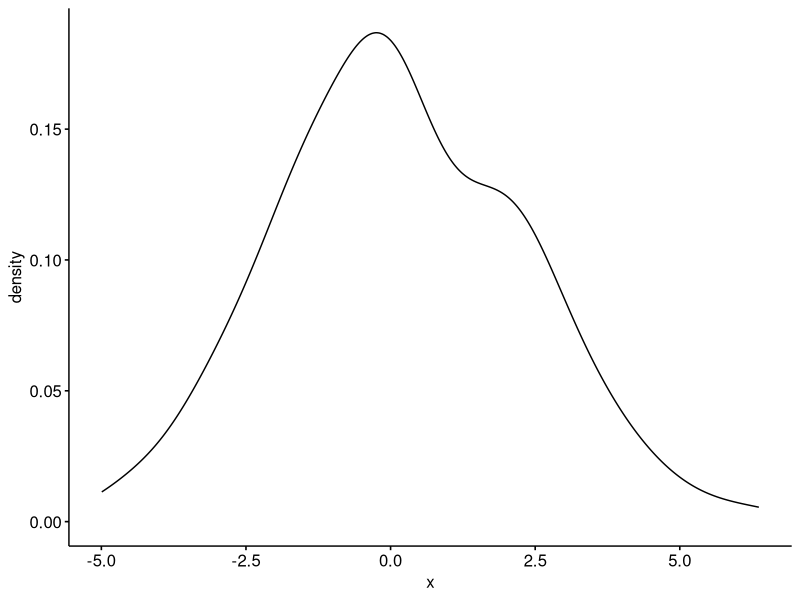
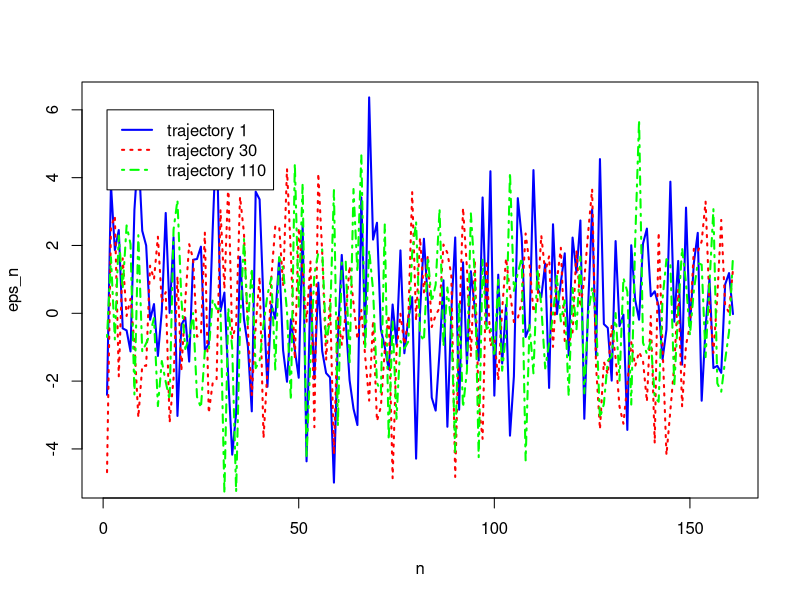
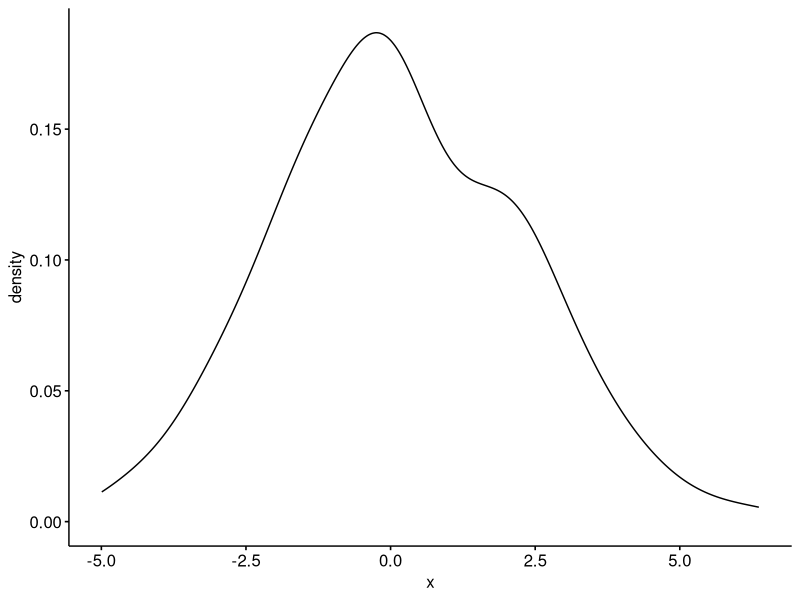
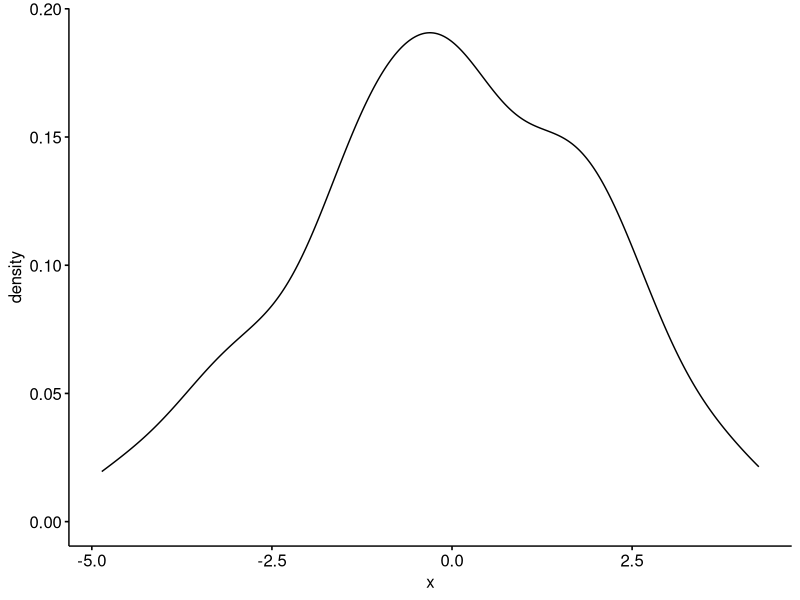
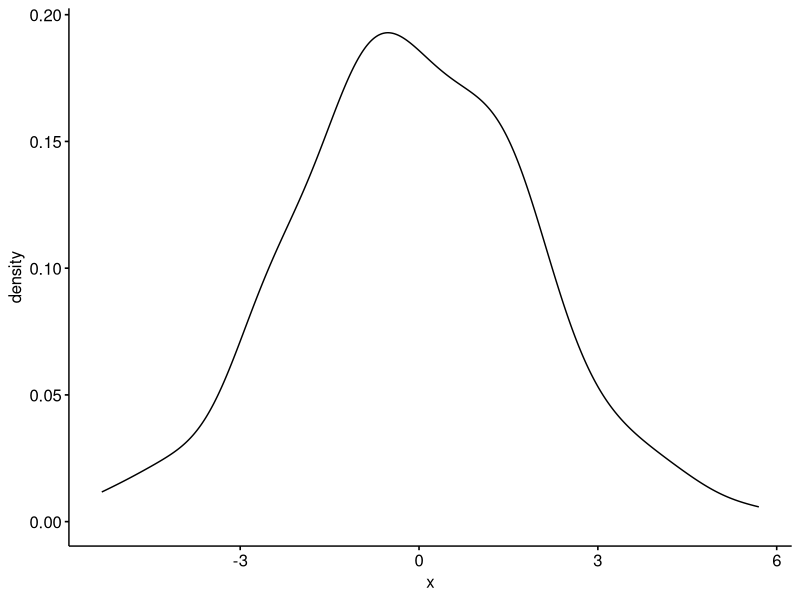
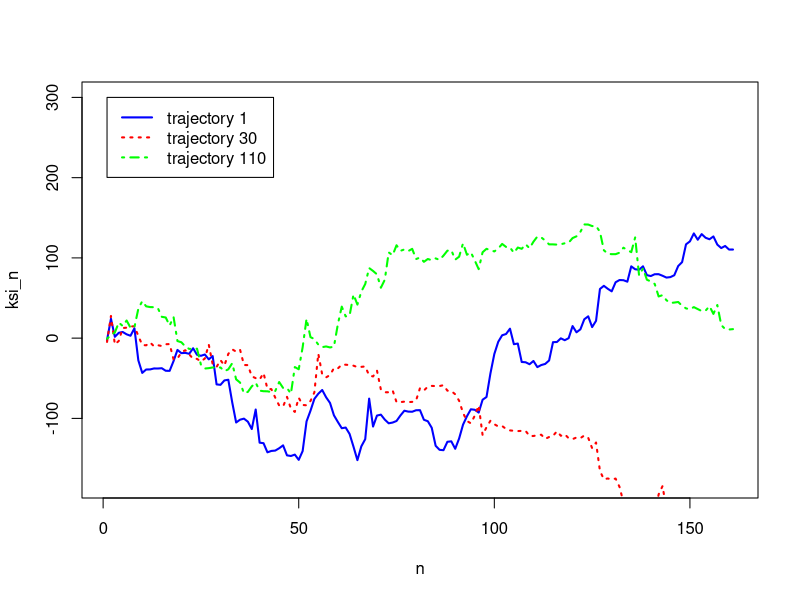
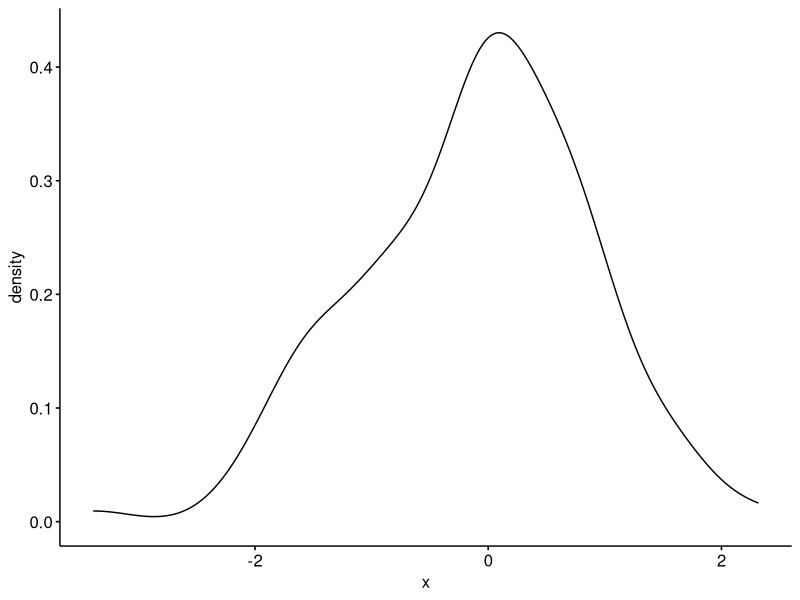
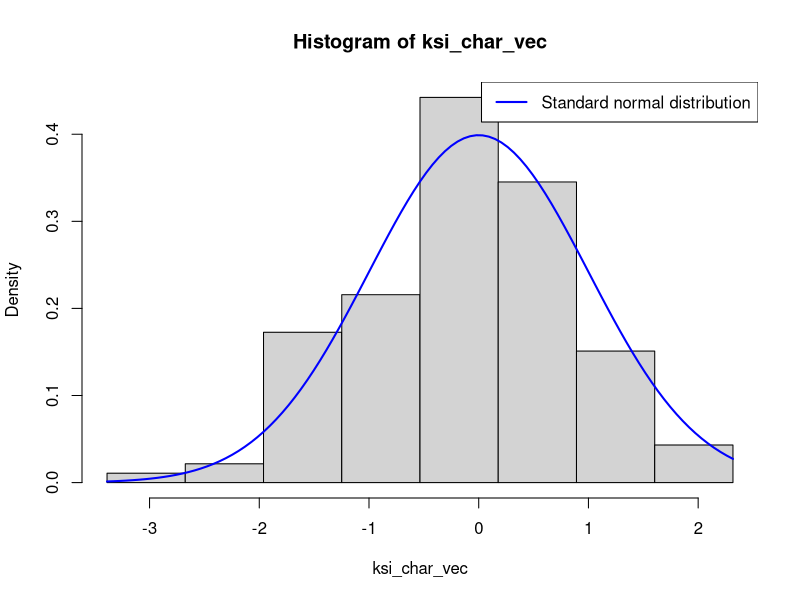

Write the R code that produced these figures, in order.
addTaskCallback(function(...) {set.seed(2008);TRUE})
N = 160
M = 130
sigma = 2
alpha = -2.5
beta = 1.5

eps_vec = t(replicate(M,sapply(c(1:(N+1)), function(y) rnorm(1, 0, sigma))))
eps_vec[1,]
shapiro.test(eps_vec[1,])
#install.packages("ggpubr")
library("ggpubr")
ggdensity(eps_vec[1,])
#hist(eps_vec[1,], col='steelblue')

plot(eps_vec[1,], type = "l", col = "blue", xlab = "n",
     ylab = "eps_n", lwd = 2)
lines(eps_vec[30,], col='red', lty = 3, lwd = 2)
lines(eps_vec[110,], col='green', lty = 4, lwd = 2)
legend(1, 6, legend=c("trajectory 1", "trajectory 30", "trajectory 110"),
       col=c("blue","red","green"), lty=c(1,3,4), lwd = 2)

eps_vec[30,]
eps_vec[110,]
ggdensity(eps_vec[1,])
ggdensity(eps_vec[30,])
ggdensity(eps_vec[110,])


ksi_vec = array(c(rep(0, M),rep(0, M)),dim=c(M,N+1))
for (k in 1:M) {
  ksi_vec[k,1] = eps_vec[k,1]
  ksi_vec[k,2] = eps_vec[k,1] + eps_vec[k,2] * (1 + alpha * (eps_vec[k,1]))
  for (n in 2:N) {
    sum1 = 0
    for (j in 2:n) {
      sum1 = sum1 + eps_vec[k,j+1] * (1 + alpha * eps_vec[k,j] + beta * eps_vec[k,j-1])
    }
    ksi_vec[k,n+1] = eps_vec[k,1] + eps_vec[k,2] * (1 + alpha * (eps_vec[k,1])) + sum1
  }
}

ksi_vec[1,]
ksi_vec[30,]
ksi_vec[110,]

plot(ksi_vec[1,], type = "l", col = "blue", xlab = "n",
     ylab = "ksi_n", lwd = 2, ylim=c(-180, 300))
lines(ksi_vec[30,], col='red', lty = 3, lwd = 2)
lines(ksi_vec[110,], col='green', lty = 4, lwd = 2)
legend(1, 300, legend=c("trajectory 1", "trajectory 30", "trajectory 110"),
       col=c("blue","red","green"), lty=c(1,3,4), lwd = 2)

ksi_char_vec = array(c(rep(0, M),rep(0, M)),dim=c(M,1))
for (k in 1:M) {
  sum1 = 0
  for (n in 2:N) {
    sum1 = sum1 + (1 + alpha * eps_vec[k, n] + beta * eps_vec[k, n-1]) ^ 2
  }
  ksi_char_vec[k] = ksi_vec[k, N+1] / sqrt(sigma ^ 2 * (sum1 + (1 + alpha * eps_vec[k, 1]) ^ 2))
}

ggdensity(ksi_char_vec)
shapiro.test(ksi_char_vec)
ksi_char_vec

num = 1 + floor(log(M, base = 2))
num
min1 = min(ksi_char_vec)
min1
max1 = max(ksi_char_vec)
max1
hist(ksi_char_vec, breaks = seq(min1, max1, length.out = 9),freq = FALSE)
curve(dnorm(x, mean=0, sd=1), 
      col="blue", lwd=2, add=TRUE)
legend('topright', legend="Standard normal distribution",
       col="blue", lwd = 2, cex = 1)

a = sum(ksi_char_vec) / M
a
var1 = sum((ksi_char_vec - a) ^ 2) / (M - 1)
var1
sqrt(var1)
mean(ksi_char_vec)
var(ksi_char_vec)

d = max1 - min1
d
len1 = d / num
len1
border_vec = c(min1,min1 + len1,min1 + 2*len1,min1 + 3*len1,min1 + 4*len1,
               min1 + 5*len1,min1 + 6*len1,min1 + 7*len1,max1)
border_vec

p_vec = array(c(rep(0, M),rep(0, M)),dim=c(8,1))
p_vec[1] = pnorm(border_vec[2],a,sqrt(var1)) - pnorm(-Inf,a,sqrt(var1))
for (i in 2:7) {
  p_vec[i] = pnorm(border_vec[i+1],a,sqrt(var1)) - pnorm(border_vec[i],a,sqrt(var1))
}
p_vec[8] = pnorm(Inf,a,sqrt(var1)) - pnorm(border_vec[8],a,sqrt(var1))
p_vec
sum(p_vec)

np_vec = M * p_vec
np_vec

hist(ksi_char_vec, breaks = seq(min1, max1, length.out = 9), labels = TRUE)
v_vec = c(5,18,29,34,21,16,6,1)
v_vec
sum(v_vec)

chi2v = sum(((v_vec - np_vec) ^ 2) / np_vec)
chi2v
qchisq(.95, df=num-2-1)

#install.packages('nortest')
library('nortest')
pearson.test(ksi_char_vec)


#eps_vec3 = t(replicate(M,sapply(c(1:(N+1)), function(y) rt(n=1,df=5))))
eps_vec3 = t(replicate(M,sapply(c(1:(N+1)), function(y) runif(n = 1, min = -sqrt(3)*sigma, max = sqrt(3)*sigma))))
ggdensity(eps_vec3[1,])

ksi_vec3 = array(c(rep(0, M),rep(0, M)),dim=c(M,N+1))
for (k in 1:M) {
  ksi_vec3[k,1] = eps_vec3[k,1]
  ksi_vec3[k,2] = eps_vec3[k,1] + eps_vec3[k,2] * (1 + alpha * (eps_vec3[k,1]))
  for (n in 2:N) {
    sum1 = 0
    for (j in 2:n) {
      sum1 = sum1 + eps_vec3[k,j+1] * (1 + alpha * eps_vec3[k,j] + beta * eps_vec3[k,j-1])
    }
    ksi_vec3[k,n+1] = eps_vec3[k,1] + eps_vec3[k,2] * (1 + alpha * (eps_vec3[k,1])) + sum1
  }
}

ksi_char_vec3 = array(c(rep(0, M),rep(0, M)),dim=c(M,1))
for (k in 1:M) {
  sum1 = 0
  for (n in 2:N) {
    sum1 = sum1 + (1 + alpha * eps_vec3[k, n] + beta * eps_vec3[k, n-1]) ^ 2
  }
  ksi_char_vec3[k] = ksi_vec3[k, N+1] / sqrt(sigma ^ 2 * (sum1 + (1 + alpha * eps_vec3[k, 1]) ^ 2))
}
ggdensity(ksi_char_vec3)  
shapiro.test(ksi_char_vec3)
pearson.test(ksi_char_vec3)

num = 1 + floor(log(M, base = 2))
num
min1 = min(ksi_char_vec3)
min1
max1 = max(ksi_char_vec3)
max1
hist(ksi_char_vec3, breaks = seq(min1, max1, length.out = 9),freq = FALSE)
curve(dnorm(x, mean=0, sd=1), 
      col="blue", lwd=2, add=TRUE)
legend('topright', legend="Standard normal distribution",
       col="blue", lwd = 2, cex = 0.7)

a = sum(ksi_char_vec3) / M
a
var1 = sum((ksi_char_vec3 - a) ^ 2) / (M - 1)
var1
sqrt(var1)
mean(ksi_char_vec3)
var(ksi_char_vec3)

d = max1 - min1
d
len1 = d / num
len1
border_vec = c(min1,min1 + len1,min1 + 2*len1,min1 + 3*len1,min1 + 4*len1,
               min1 + 5*len1,min1 + 6*len1,min1 + 7*len1,max1)
border_vec

p_vec = array(c(rep(0, M),rep(0, M)),dim=c(8,1))
p_vec[1] = pnorm(border_vec[2],a,sqrt(var1)) - pnorm(-Inf,a,sqrt(var1))
for (i in 2:7) {
  p_vec[i] = pnorm(border_vec[i+1],a,sqrt(var1)) - pnorm(border_vec[i],a,sqrt(var1))
}
p_vec[8] = pnorm(Inf,a,sqrt(var1)) - pnorm(border_vec[8],a,sqrt(var1))
p_vec
sum(p_vec)

np_vec = M * p_vec
np_vec

hist(ksi_char_vec3, breaks = seq(min1, max1, length.out = 9), labels = TRUE)
v_vec = c(4,7,23,35,34,18,7,2)
v_vec
sum(v_vec)

chi2v = sum(((v_vec - np_vec) ^ 2) / np_vec)
chi2v
qchisq(.95, df=num-1)
